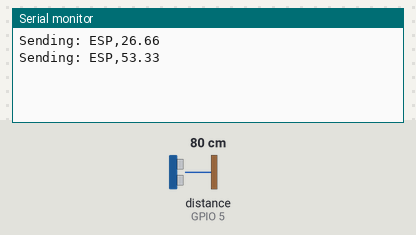
The sketch below on a simulated ESP32. Parts: the last lines printed to the serial monitor. Wiring (inferred from the names in the program): ultrasonic range finder: trigger GPIO 18; echo GPIO 5. The test bench sets the inputs (shaded band); at power-on: distance to the obstacle (sensor on GPIO 5) 80 cm. The echo pulse lasts 58.3 µs per cm.

Above: at 1.8 s.
1.9 s: distance to the obstacle (sensor on GPIO 5) set to 2 cm
At 2.8 s:
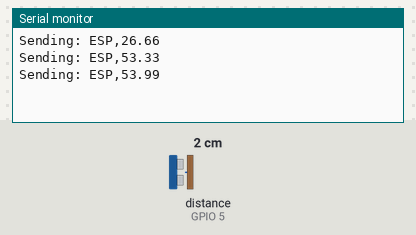
3.4 s: distance to the obstacle (sensor on GPIO 5) set to 4 cm
At 4.6 s:
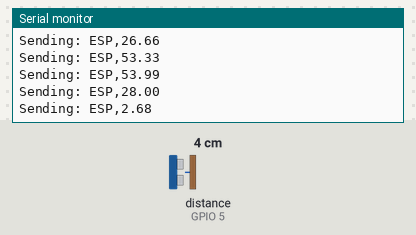
Timing chart, 0 to 6.4 s (numbered marks = the images above; inputs shaded):
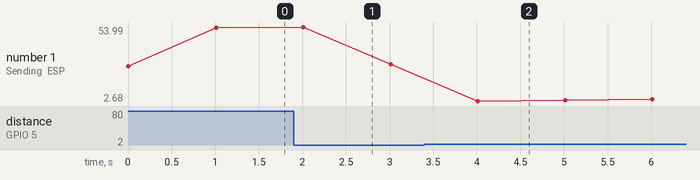

The sketch:

Device2_USART.ino
```cpp
#define TXD1 17
#define RXD1 16
#define USE_API_MODE true  // change to change the mode sending in


#define TRIG_PIN 18 // for ultra sonic sensor
#define ECHO_PIN 5 // for ultra sonic sensor

// using 3 sample test for more accurate sensor results
const int NUM_SAMPLES = 3;
float distance_samples[NUM_SAMPLES] = {0};
int sample_index = 0;

uint8_t dest_addr[8] = { 0x00, 0x13, 0xA2, 0x00, 0x41, 0xD0, 0x0C, 0xF1 }; // MAC for sink node

// function to configure and send the API mode, used packet from Zigbee
void send_api_frame(const char* payload) {
  uint8_t frame_type = 0x10;
  uint8_t frame_id = 0x01;
  uint8_t dest16[2] = { 0xFF, 0xFE };
  uint8_t broadcast_radius = 0x00;
  uint8_t options = 0x00;

  size_t payload_len = strlen(payload);
  size_t frame_data_len = 14 + payload_len;

  uint8_t frame[100]; // large enough for a big frame

  // header information
  frame[0] = 0x7E;
  frame[1] = (frame_data_len >> 8) & 0xFF;
  frame[2] = frame_data_len & 0xFF;

  size_t i = 3;
  frame[i++] = frame_type;
  frame[i++] = frame_id;

  // address information
  for (int j = 0; j < 8; j++) frame[i++] = dest_addr[j];
  frame[i++] = dest16[0];
  frame[i++] = dest16[1];
  frame[i++] = broadcast_radius;
  frame[i++] = options;

  // writes the message to the frame
  for (int j = 0; j < payload_len; j++) frame[i++] = payload[j];

  // help with error control
  uint8_t checksum = 0;
  for (int j = 3; j < i; j++) checksum += frame[j];
  frame[i++] = 0xFF - checksum;

  // writes message
  Serial1.write(frame, i);
}

void send_transparent(const char* message) {
  // sends in transparent mode
  Serial1.println(message);
}

// get 3 readings and avg them
float get_smoothed_distance() {
  // trigger the ultrasonic pulse:
  // set TRIG pin to low to start
  digitalWrite(TRIG_PIN, LOW);
  delayMicroseconds(2);

  // set the TRIG pin HIGH for 10µs to trigger the ultrasonic burst
  digitalWrite(TRIG_PIN, HIGH);
  delayMicroseconds(10);
  digitalWrite(TRIG_PIN, LOW);

  // time it takes for ECHO pin to go high
  // timeout of 30ms
  long duration = pulseIn(ECHO_PIN, HIGH, 30000);

  // convert to cm
  float distance_cm = duration * 0.0343 / 2;

  // store the current distance in the circular buffer
  distance_samples[sample_index] = distance_cm;

  // update the index to the next slot (wrap around with modulo)
  sample_index = (sample_index + 1) % NUM_SAMPLES;

  // compute the average of the last NUM_SAMPLES distance readings
  float avg_distance = 0;
  for (int i = 0; i < NUM_SAMPLES; i++) {
    avg_distance += distance_samples[i];
  }

  // return the smoothed distance (average)
  return avg_distance / NUM_SAMPLES;
}

void setup() {
  Serial1.begin(9600, SERIAL_8N1, RXD1, TXD1);

  // set pin modes
  pinMode(TRIG_PIN, OUTPUT);
  pinMode(ECHO_PIN, INPUT);
}

void loop() {
  float distance = get_smoothed_distance();

  // Format as string ("ESP,27.52")
  char message[32];
  snprintf(message, sizeof(message), "ESP,%.2f", distance);


  Serial.print("Sending: ");
  Serial.println(message);

  if (USE_API_MODE) {
    send_api_frame(message);
  } else {
    send_transparent(message);
  }

  delay(1000);
}
```

Measured:
- after the input at 1.9 s, the serial monitor: prints a new line after 0.11 s (image 1)
- after the input at 3.4 s, the serial monitor: prints a new line after 0.61 s (image 2)
- plotted number 1: 53.33 → 28 after the input at 1.9 s, 28 → 4.01 after the input at 3.4 s
